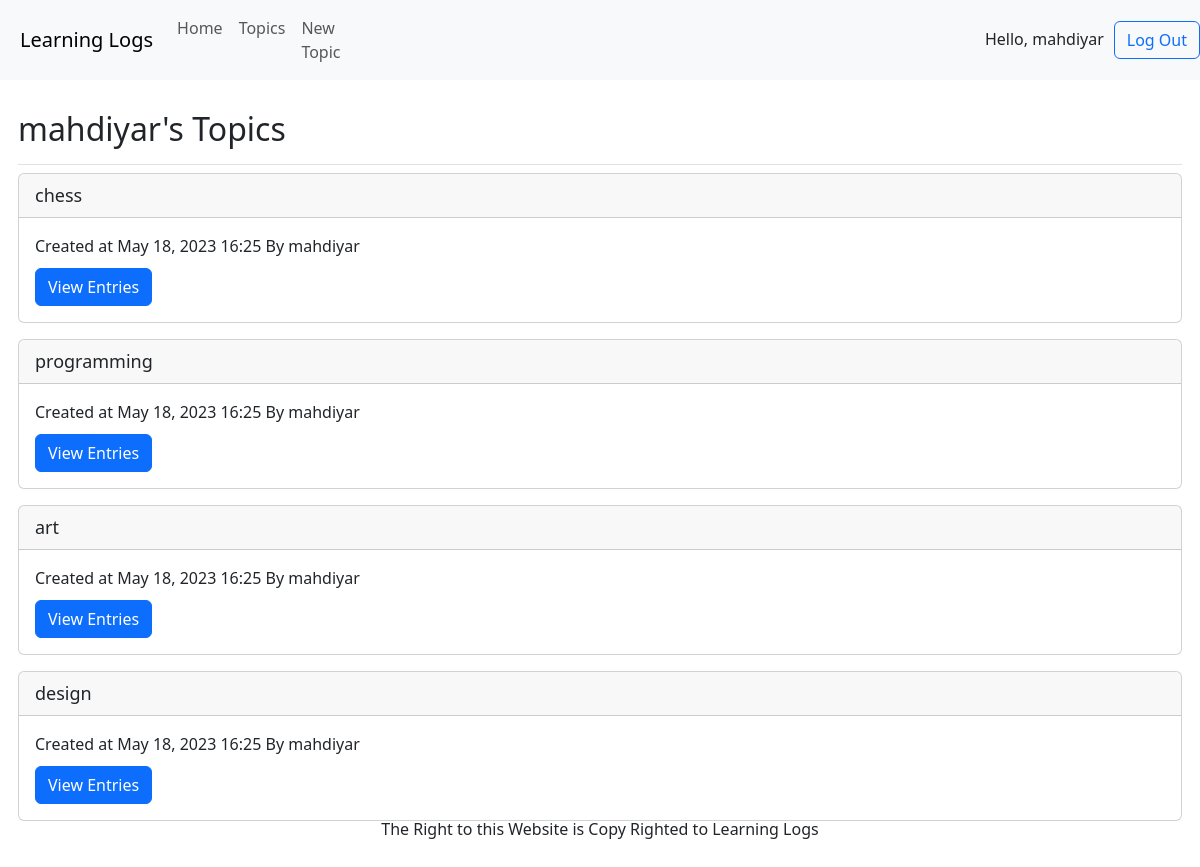
The page /topics (signed in) on the database its author committed.
### learning_logs/models.py (models this page shows, shortened)
class Topic(models.Model):
    text = models.TextField(max_length=200, unique=True, )
    owner = models.ForeignKey(User, on_delete=models.CASCADE)
    date_added = models.DateTimeField(auto_now=True)

### learning_logs/views.py (the view)
# urls.py: path("topics", topics),
@login_required
def topics(request):
    context = {'topics': Topic.objects.filter(owner=request.user).all()}
    return render(request, "topics.html", context)

### templates/topics.html (shortened to what this page needs)
{% extends 'base.html' %}
{% load django_bootstrap5 %}
{% block header %} <h2>{{ user.username }}'s Topics</h2> {% endblock header %}
{% block content %}
    {% for item in topics %}
        <div class="card mb-3">
            <p style="font-size: 18px" class="card-header">
                {{ item.text }}
            </p>
            <div class="card-body">
                Created at {{ item.date_added|date:'M d, Y H:i' }} By {{ item.owner.username }}
                <br>
                <a style="margin-top: 10px" class="btn btn-primary" href="/topic/{{ item.text }}">View Entries</a>
            </div>
        </div>
    {% endfor %}
{% endblock content %}

### templates/base.html (shortened to what this page needs)
<!DOCTYPE html>
<html lang="en">
<head>
    {% load django_bootstrap5 %}
    {% bootstrap_css %}
</head>
<body>
<nav style="padding-left: 20px;" class="navbar navbar-expand-lg navbar-light bg-light">
    <a class="navbar-brand" href="/">Learning Logs</a>
    <div class="collapse navbar-collapse" id="navbarSupportedContent">
        <ul class="navbar-nav mr-auto">
            <li class="nav-item active">
                <a class="nav-link" href="/">Home</a>
            </li>
            <li class="nav-item">
                <a class="nav-link" href="/topics">Topics</a>
            </li>
            <li class="nav-item">
                <a class="nav-link" href="/newtopic">New Topic</a>
            </li>
        </ul>
        <div style="width: 85%; justify-content: right" class="navbar-nav nav-brand">
            {% if user.is_authenticated %}
                <div class="nav-item">
                    <span style="margin-right: 5px; vertical-align: -webkit-baseline-middle">Hello, {{ user.username }}</span>
                </div>
                <div class="nav-item">
                    <a style="margin-left: 5px" class="btn btn-outline-primary"
                       href="/accounts/logout">Log Out</a>
                </div>
            {% endif %}
        </div>
    </div>
</nav>
<main class="row">
    <div class="container-fluid" style="padding: 30px">
        <div class="pb-2 mb-2 border-bottom">
            {% block header %}{% endblock header %}
        </div>
        {% block content %}{% endblock content %}
    </div>
</main>
<footer style="position:absolute;: relative; bottom: 10px; width: 100%">
    <p style="text-align: center; display: block; width: 100%">The Right to this Website is Copy Righted to Learning
        Logs</p>
</footer>
</body>
</html>

### rows shown on the page
Topic: text "chess", date_added "May 18, 2023 16:25", owner.username "mahdiyar"
Topic: text "programming", date_added "May 18, 2023 16:25", owner.username "mahdiyar"
Topic: text "art", date_added "May 18, 2023 16:25", owner.username "mahdiyar"
Topic: text "design", date_added "May 18, 2023 16:25", owner.username "mahdiyar"

### other values the page prints
{{ user.username }} "mahdiyar"
